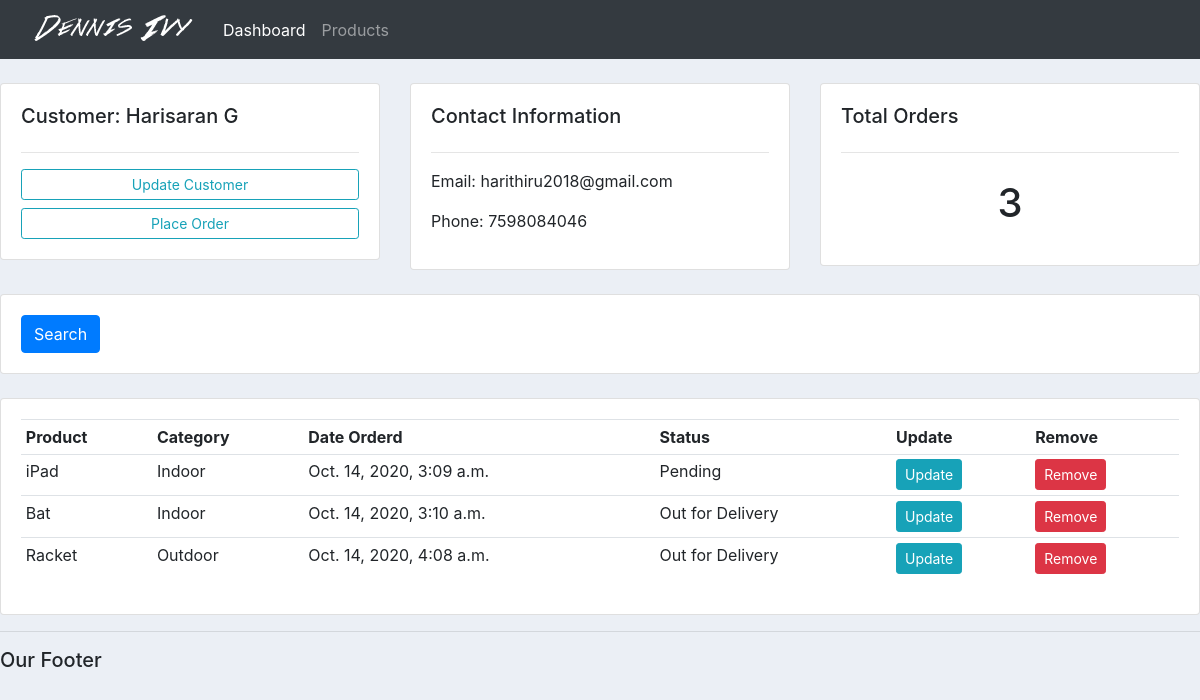
The app's page /customer/1/ with its own data.
### accounts/models.py (models this page shows, shortened)
class Customer(models.Model):
    name = models.CharField(max_length=200, null=True)
    phone = models.CharField(max_length=200, null=True)
    email = models.CharField(max_length=200, null=True)
    date_created = models.DateTimeField(auto_now_add=True, null=True)

class Order(models.Model):
    STATUS = (
        ('Pending', 'Pending'),
        ('Out for Delivery', 'Out for Delivery'),
        ('Delivered', 'Delivered')
    )
    customer = models.ForeignKey(Customer, null=True, on_delete=models.SET_NULL)
    product = models.ForeignKey(Product, null=True, on_delete=models.SET_NULL)
    date_created = models.DateTimeField(auto_now_add=True, null=True)
    status = models.CharField(max_length=200, null=True, choices=STATUS)

class Product(models.Model):
    CATEGORY = (
        ('Indoor', 'Indoor'),
        ('Outdoor', 'Outdoor')
    )
    name = models.CharField(max_length=200, null=True)
    price = models.FloatField()
    category = models.CharField(max_length=200, null=True, choices=CATEGORY)
    description =  models.CharField(max_length=200, null=True, blank=True)
    date_created = models.DateTimeField(auto_now_add=True, null=True)
    tag = models.ManyToManyField(Tag)
    def __str__(self):
        return self.name

### accounts/views.py (the view)
# urls.py: path('customer/<str:pk>/', views.customer, name="customer"),
def customer(request, pk):
    customer = Customer.objects.get(id=pk)
    orders = customer.order_set.all()
    order_count = orders.count()
    context = {
        'customer': customer,
        'orders': orders,
        'order_count': order_count,
    }
    return render(request, 'accounts/customer.html', context)

### accounts/templates/accounts/customer.html
{% extends 'accounts/main.html' %}
{% block content %}
<br>
<div class="row">
	<div class="col-md">
		<div class="card card-body">
			<h5>Customer: {{ customer.name }} </h5>
			<hr>
			<a class="btn btn-outline-info  btn-sm btn-block" href="">Update Customer</a>
			<a class="btn btn-outline-info  btn-sm btn-block" href="{% url 'create_order' customer.id %}">Place Order</a>
		</div>
	</div>
	<div class="col-md">
		<div class="card card-body">
			<h5>Contact Information</h5>
			<hr>
			<p>Email: {{customer.email}}</p>
			<p>Phone: {{customer.phone}}</p>
		</div>
	</div>
	<div class="col-md">
		<div class="card card-body">
			<h5>Total Orders</h5>
			<hr>
			<h1 style="text-align: center;padding: 10px">{{order_count}}</h1>
		</div>
	</div>
</div>
<br>
<div class="row">
	<div class="col">
		<div class="card card-body">
			<form method="get">
		    <button class="btn btn-primary" type="submit">Search</button>
		  </form>
		</div>
	</div>
</div>
<br>
<div class="row">
	<div class="col-md">
		<div class="card card-body">
			<table class="table table-sm">
				<tr>
					<th>Product</th>
					<th>Category</th>
					<th>Date Orderd</th>
					<th>Status</th>
					<th>Update</th>
					<th>Remove</th>
				</tr>
				{% for order in orders %}
				<tr>
					<td>{{ order.product }}</td>
					<td>{{ order.product.category }}</td>
					<td>{{ order.date_created }}</td>
					<td>{{ order.status }}</td>
					<td><a class="btn btn-sm btn-info" href="{% url 'update_order' order.id %}">Update</a></td>
					<td><a class="btn btn-sm btn-danger" href="{% url 'delete_order' order.id %}">Remove</a></td>
				</tr>
				{% endfor %}
			</table>
		</div>
	</div>
</div>
{% endblock %}

### static/css/main.css (style rules this page uses)
body { background-color: #ebeff5; }

### records on screen
Customer: name "Harisaran G", email "harithiru2018@gmail.com", phone "7598084046"
Order: product "iPad", product.category "Indoor", date_created "Oct. 14, 2020, 3:09 a.m.", status "Pending"
Order: product "Bat", product.category "Indoor", date_created "Oct. 14, 2020, 3:10 a.m.", status "Out for Delivery"
Order: product "Racket", product.category "Outdoor", date_created "Oct. 14, 2020, 4:08 a.m.", status "Out for Delivery"

### other values on screen
{{ order_count }} "3"
